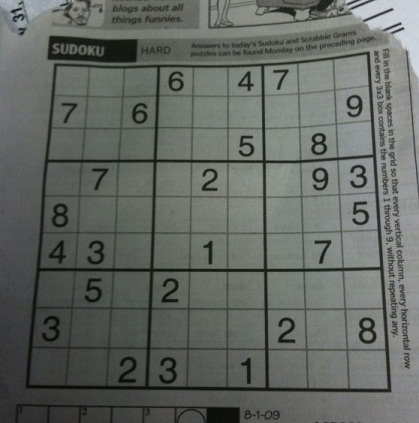
#> input picture assets/sudoku.jpg, 419 x 423 px
$ python geo_transforms.py
#> lines starting #> are read from the running program, lines starting #| are printed output that depends on the picture
import cv2
import numpy as np
import matplotlib.pyplot as plt

img = cv2.imread('../assets/sudoku.jpg')
#> img is the input picture: shape (423, 419, 3); mean B, G, R 98.9, 103.6, 99.4

# Sizing
img_resized = cv2.resize(img, None, fx=2, fy=2, interpolation=cv2.INTER_CUBIC)
cv2.imshow('Resizing', img_resized)
cv2.waitKey(0)

# Translation
tx, ty = 30, 80
# transformation matrix for shifting by tx to the right, and by ty down
transformation_mat = np.float32([[1, 0, tx], [0, 1, ty]])
img_translated = cv2.warpAffine(
    img, # source image
    transformation_mat, # transformation matrix
    img.shape[1::-1], # size of the output as (width, height)
)
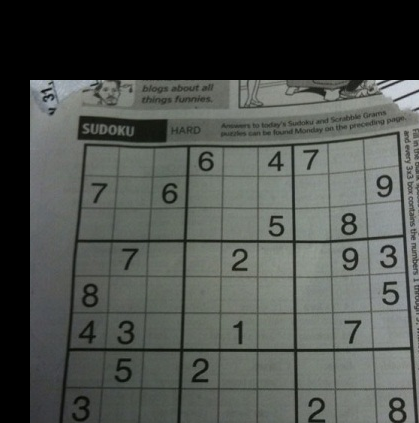
#> img_translated: shape (423, 419, 3); mean B, G, R 75.7, 79.8, 76

cv2.imshow('Translation', img_translated)
cv2.waitKey(0)

# Rotation
transformation_mat = cv2.getRotationMatrix2D(
    [i/2 for i in img.shape[1::-1]], # center of rotation (x, y)
    90, # rotation angle (counter-clockwise)
    1,
)
#> transformation_mat = [[6.12e-17, 1, -2], [-1, 6.12e-17, 421]]
img_rotated = cv2.warpAffine(img, transformation_mat, img.shape[1::-1])
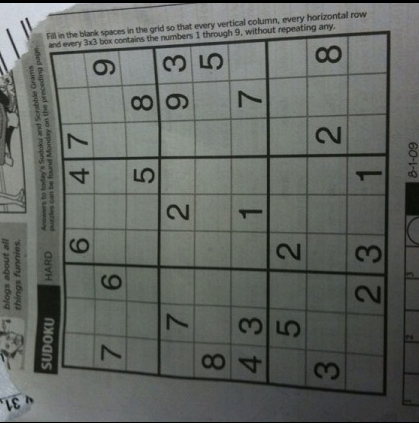
#> img_rotated: shape (423, 419, 3); mean B, G, R 98, 102.7, 98.5

cv2.imshow('Rotation', img_rotated)
cv2.waitKey(0)

# Affine Transformations
pts1 = np.float32([[50, 50], [200, 50], [50, 200]])
pts2 = np.float32([[10, 100], [200, 50], [100, 250]])

transformation_mat = cv2.getAffineTransform(pts1, pts2)
img_transformed = cv2.warpAffine(img, transformation_mat, img.shape[1::-1])
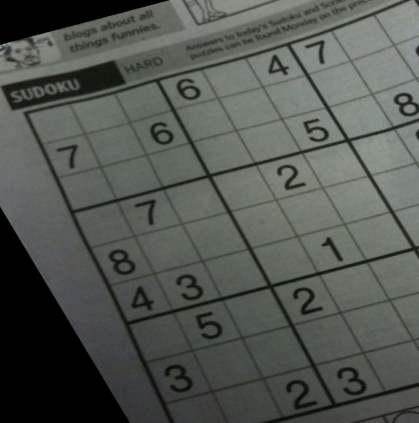
#> img_transformed: shape (423, 419, 3); mean B, G, R 81.5, 86.9, 82.5

cv2.imshow('Affine Transformation', img_transformed)
cv2.waitKey(0)

# Prespective Transformation
pts1 = np.float32([[56, 65], [368, 52], [28, 387], [389, 390]])
pts2 = np.float32([[0, 0], [300, 0], [0, 300], [300, 300]])

transformation_mat = cv2.getPerspectiveTransform(pts1, pts2)
img_presp = cv2.warpPerspective(img, transformation_mat, (300, 300))
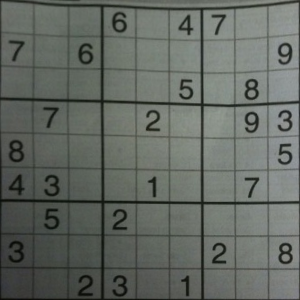
#> img_presp: shape (300, 300, 3); mean B, G, R 98.5, 104.6, 99.2

cv2.imshow('Prespective Transformation', img_presp)
cv2.waitKey(0)

cv2.destroyAllWindows()

$ run again, with assets/road.jpg copied over assets/sudoku.jpg
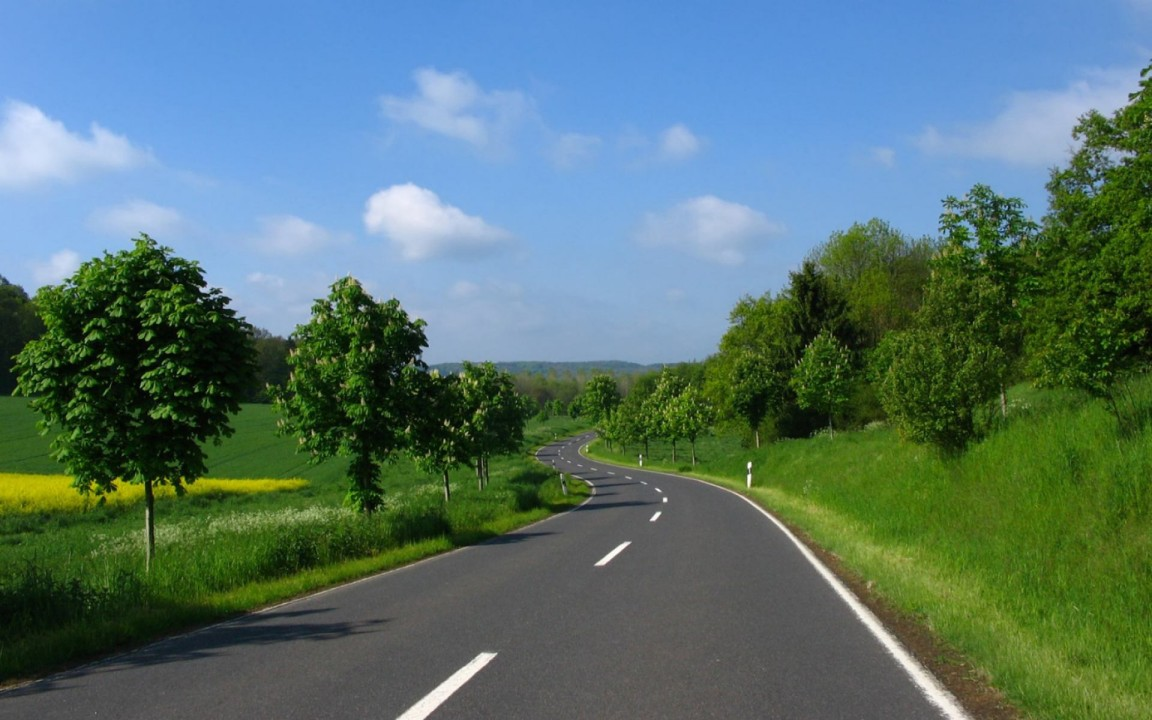
#> input picture assets/road.jpg, 1152 x 720 px
#> img is the input picture: shape (720, 1152, 3); mean B, G, R 111.6, 116.1, 87.2
#> `img_transformed = cv2.warpAffine(img, transformation_mat, img.shape[1:..`:
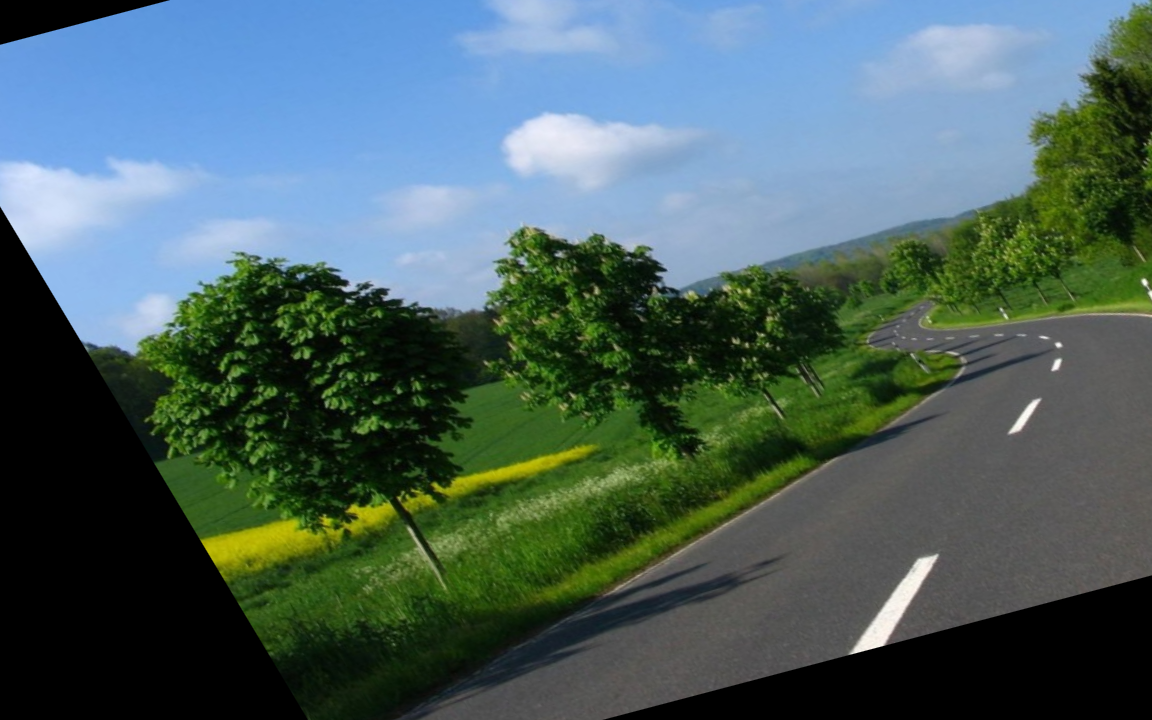
#> img_transformed: shape (720, 1152, 3); mean B, G, R 97.6, 98.2, 75.8
#> `img_presp = cv2.warpPerspective(img, transformation_mat, (300, 300))`:
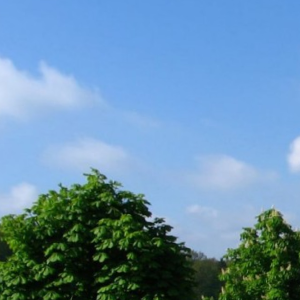
#> img_presp: shape (300, 300, 3); mean B, G, R 170.5, 142.2, 103.3
